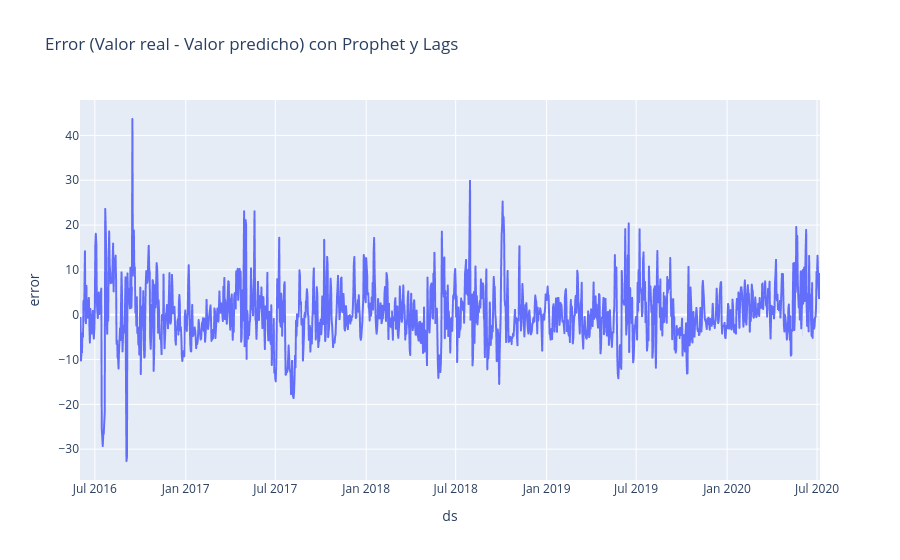

The code cell stored with this chart in its notebook:
### Code cell
# 7. Graficar error
total = pd.concat([
train[['ds', 'y']],
test[['ds', 'y']]
]).reset_index(drop=True)


total['yhat'] = pd.concat([
y_pred_train['yhat'],
y_pred_test['yhat']
]).values
total['error'] = total['y'] - total['yhat']


px.line(total, x='ds', y='error', title='Error (Valor real - Valor predicho) con Prophet y Lags').show()

### Figure 1 — Plotly figure (JSON) as saved in the notebook; plotly's stock layout.template omitted (floating-point values rounded to 4 significant figures; data arrays with more than 128 entries replaced by an {"elided": "..."} marker saying what was removed)
{"data": [{"hovertemplate": "ds=%{x}<br>error=%{y}<extra></extra>", "legendgroup": "", "line": {"color": "#636efa", "dash": "solid"}, "marker": {"symbol": "circle"}, "mode": "lines", "name": "", "showlegend": false, "type": "scattergl", "x": {"elided": "1498 str values"}, "xaxis": "x", "y": {"elided": "1498 float values"}, "yaxis": "y"}], "layout": {"legend": {"tracegroupgap": 0}, "title": {"text": "Error (Valor real - Valor predicho) con Prophet y Lags"}, "xaxis": {"anchor": "y", "domain": [0, 1], "title": {"text": "ds"}}, "yaxis": {"anchor": "x", "domain": [0, 1], "title": {"text": "error"}}}}
